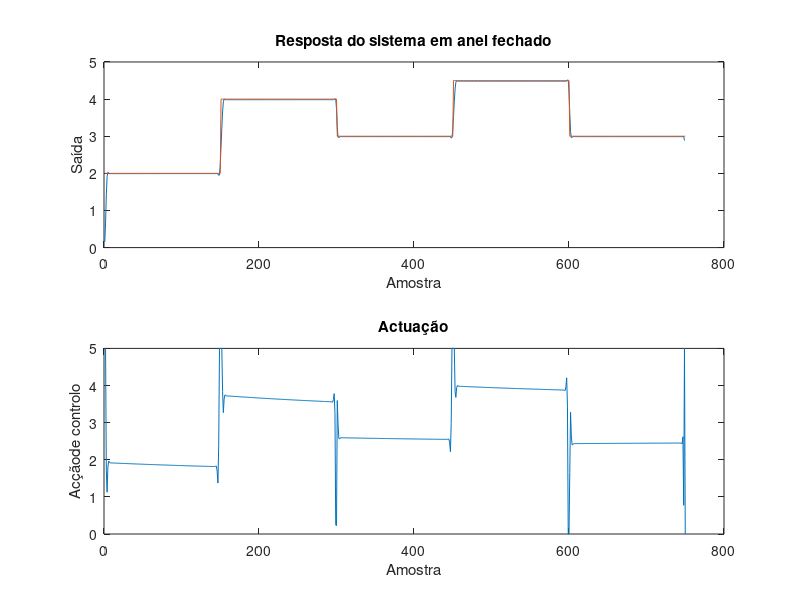

This chart was generated by the following MATLAB code:
% Sistemas de decisao - NOVA.FCT/DEEC
% Controlador optimo de seguimento em tempo discreto
% Exemplo Out. 2020 - Paulo Gil
% +++++++++++++++++++++++++++++++++++++++++++++++++++++++

clear all, close, clc
load PEM.mat
load dataset.mat
load ssmodel2.mat
model.A = A;
model.B = B;
model.C = C;
S=30*eye(size(C,1));
Q=20*eye(size(C,1));
R=0.1*eye(size(B,2));
r = [2*ones(1,150) 4*ones(1,150) 3*ones(1,150) 4.5*ones(1,150) 3*ones(1,150)]; % Sinal de referência
kfinal=length(r);
P(:,:,kfinal+1)=C'*S*C;          % Matriz de covariancia
m(:,:,kfinal+1)=C'*S*r(kfinal);% Vector de avanço
% x(:,1)=zeros(size(A,1),1); % Estado inicial nulo -> y(0) = 0
% y(:,1) = C*x(:,1);
lambda = 0.95;
xk(:,:,kfinal+1) = zeros(3,1);
x(:,:,kfinal+1) = zeros(3,1);
pk(:,:,kfinal+1) = eye(3);
V = var(Ye);
%W = 1*eye(3);
u(:,kfinal+1) = zeros(1);
% Cálculo de K e Kf em diferido
for k=kfinal:-1:1
   P(:,:,k)=A'*P(:,:,k+1)*(eye(size(A,1))-B*inv(B'*P(:,:,k+1)*B+R)*B'*P(:,:,k+1))*A+C'*Q*C;
   m(:,k)=(A'-A'*P(:,:,k+1)*B*inv(B'*P(:,:,k+1)*B+R)*B')*m(:,k+1)+C'*Q*r(k);
   K(:,:,k)=inv(B'*P(:,:,k+1)*B+R)*B'*P(:,:,k+1)*A;
   Kf(:,:,k)=inv(B'*P(:,:,k+1)*B+R)*B';
end

% Simulacao da resposta do sistema

for k=1:kfinal
   if k < 2
        u(:,k) = r(k); 
   else
       x(:,k)=A*x(:,k-1)+B*u(:,k-1); %estado real
       y(:,k)=C*x(:,:,k);

       W = (1/lambda - 1) * pk(:,:,k);
       xk(:,:,k) = A*xk(:,:,k-1) + B*u(:,k-1);
       pk(:,:, k) = A*pk(:,:,k-1)*A' + W;
       KalmanG = pk(:,:, k)*C'*(C*pk(:,:, k)*C'+V)^-1;
       xk(:,:,k) = xk(:,:,k) + KalmanG*(y(:,k)-C*xk(:,:,k));
       pk(:,:,k) = (eye(numel(xk(:,:,k)))-KalmanG*C) * pk(:,:,k);

       u(:,k)=-K(:,:,k)*xk(:,:,k)+Kf(:,:,k)*m(:,:,k);
       u(:,k) = max(min(u(:,k),5),0);
    end

end

subplot(2,1,1),plot(y(2:end)), hold on, plot(r(1:end)),hold off;
title('Resposta do sistema em anel fechado')
ylabel('Saída'), xlabel('Amostra')
subplot(2,1,2), plot(u(2:end))
title('Actuação')
ylabel('Acçãode controlo'), xlabel('Amostra')


